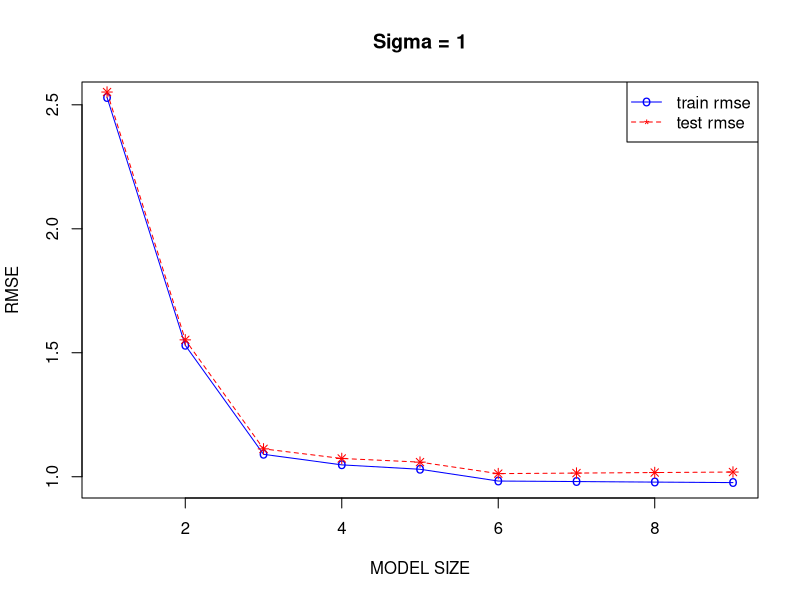
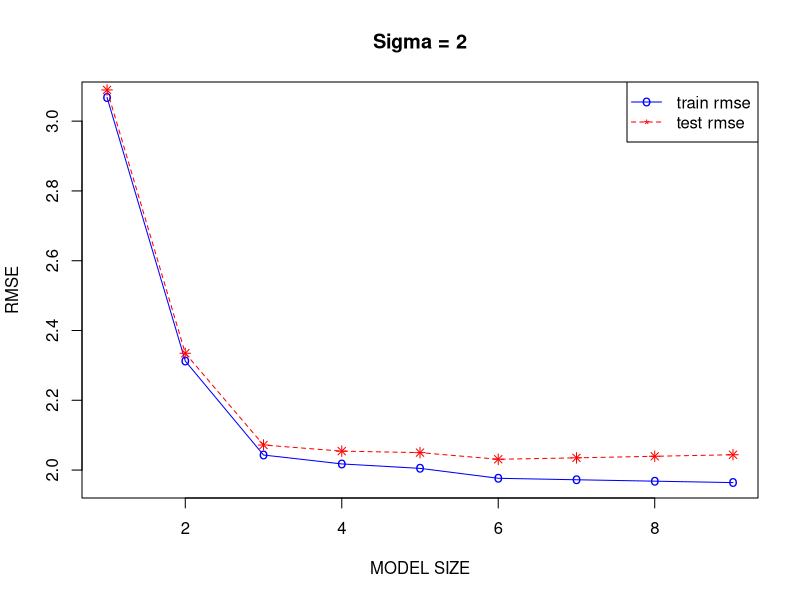
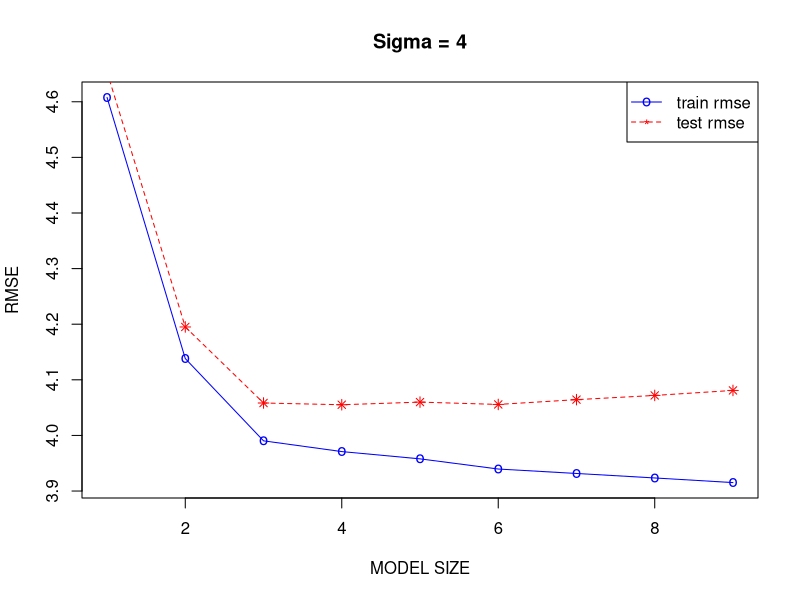
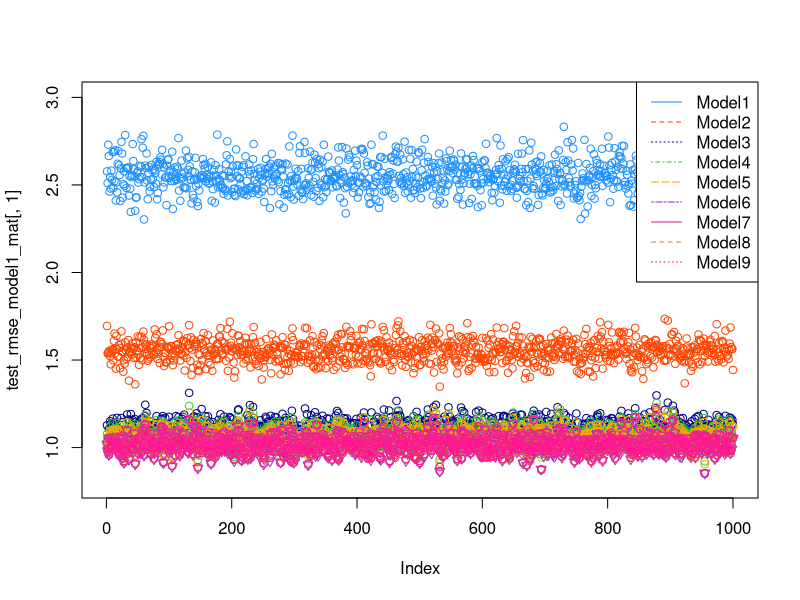
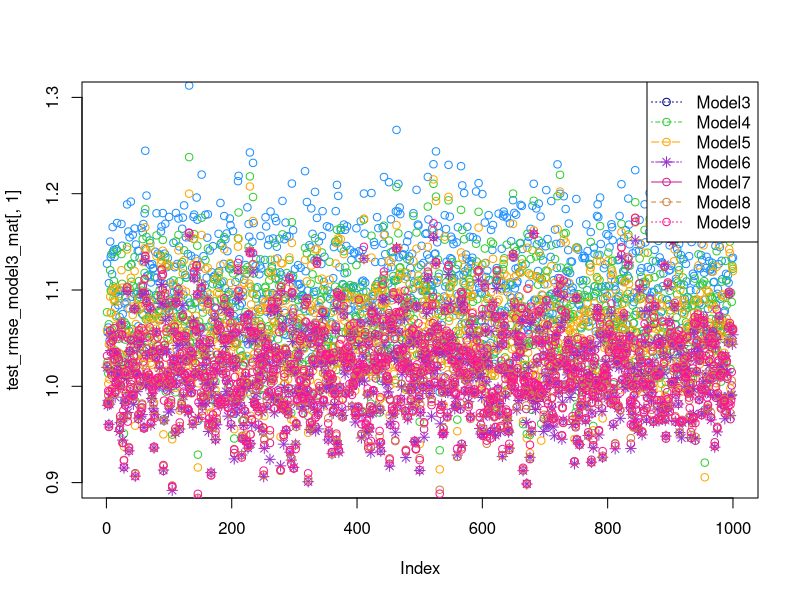
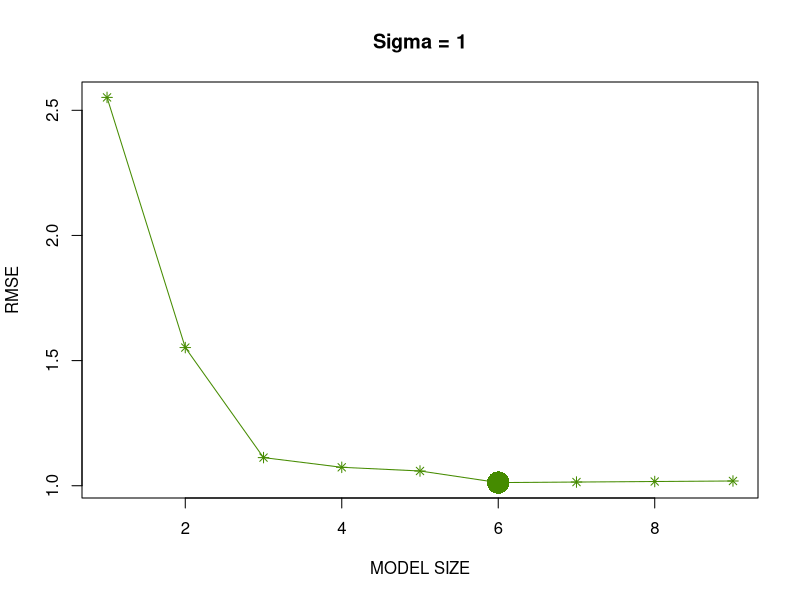
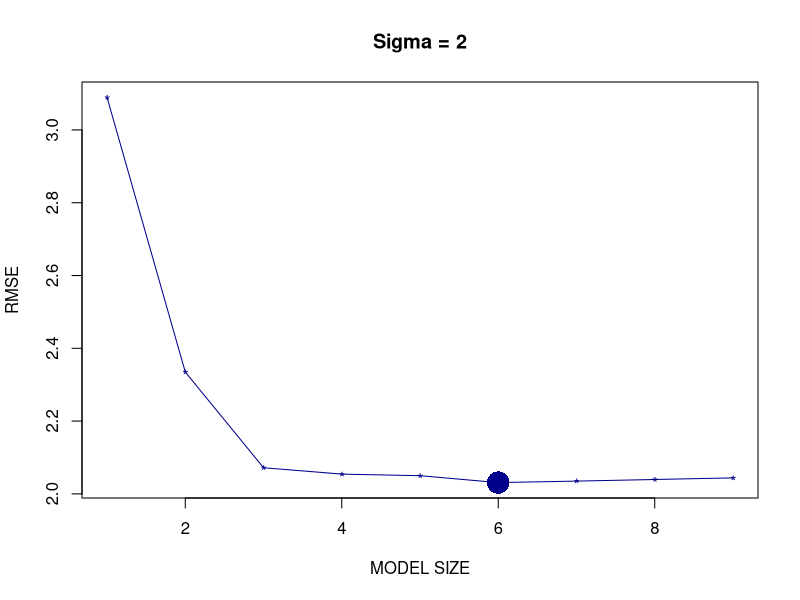
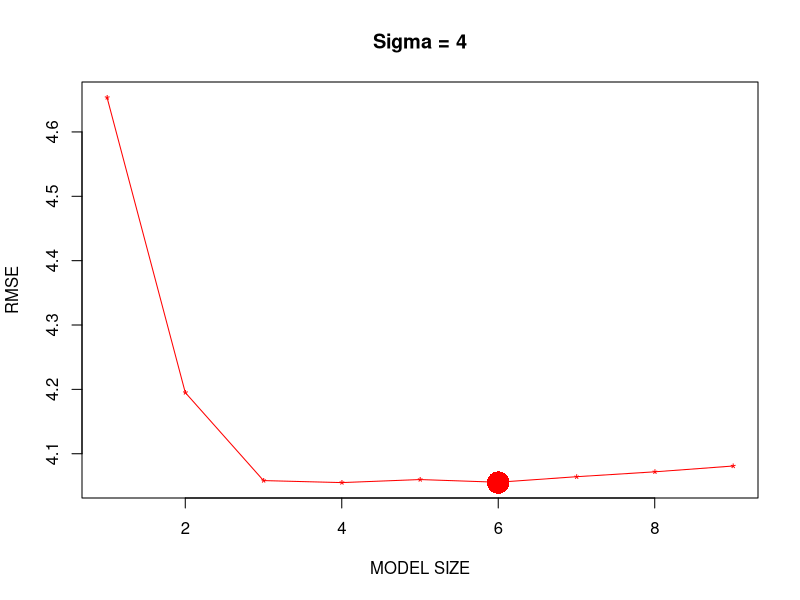

These charts were generated, in order, by the following R code:
## ---- chunk 1
beta_0 = 0
beta_1 = 5
beta_2 = -4
beta_3 = 1.6
beta_4 = -1.1
beta_5 = 0.7
beta_6 = 0.3
n = 500
no_loop = 1000
sigma = c(1,2,4)
sig_data = read.csv("study_2.csv")


mlr_sim = function(data,sd=1){
  epsilon = rnorm(n,mean = 0,sd = sd)
  data[,1] = beta_0 + beta_1 * data[,2] + beta_2 * data[,3] + beta_3 * data[,4] + beta_4 * data[,5] + beta_5 * data[,6] + beta_6 * data[,7] + epsilon
  data
}
train_rmse_model1_mat = cbind(sigma_1=rep(0,no_loop),sigma_2=rep(0,no_loop),sigma_4=rep(0,no_loop))
train_rmse_model2_mat = cbind(sigma_1=rep(0,no_loop),sigma_2=rep(0,no_loop),sigma_4=rep(0,no_loop))
train_rmse_model3_mat = cbind(sigma_1=rep(0,no_loop),sigma_2=rep(0,no_loop),sigma_4=rep(0,no_loop))
train_rmse_model4_mat = cbind(sigma_1=rep(0,no_loop),sigma_2=rep(0,no_loop),sigma_4=rep(0,no_loop))
train_rmse_model5_mat = cbind(sigma_1=rep(0,no_loop),sigma_2=rep(0,no_loop),sigma_4=rep(0,no_loop))
train_rmse_model6_mat = cbind(sigma_1=rep(0,no_loop),sigma_2=rep(0,no_loop),sigma_4=rep(0,no_loop))
train_rmse_model7_mat = cbind(sigma_1=rep(0,no_loop),sigma_2=rep(0,no_loop),sigma_4=rep(0,no_loop))
train_rmse_model8_mat = cbind(sigma_1=rep(0,no_loop),sigma_2=rep(0,no_loop),sigma_4=rep(0,no_loop))
train_rmse_model9_mat = cbind(sigma_1=rep(0,no_loop),sigma_2=rep(0,no_loop),sigma_4=rep(0,no_loop))

test_rmse_model1_mat = cbind(sigma_1=rep(0,no_loop),sigma_2=rep(0,no_loop),sigma_4=rep(0,no_loop))
test_rmse_model2_mat = cbind(sigma_1=rep(0,no_loop),sigma_2=rep(0,no_loop),sigma_4=rep(0,no_loop))
test_rmse_model3_mat = cbind(sigma_1=rep(0,no_loop),sigma_2=rep(0,no_loop),sigma_4=rep(0,no_loop))
test_rmse_model4_mat = cbind(sigma_1=rep(0,no_loop),sigma_2=rep(0,no_loop),sigma_4=rep(0,no_loop))
test_rmse_model5_mat = cbind(sigma_1=rep(0,no_loop),sigma_2=rep(0,no_loop),sigma_4=rep(0,no_loop))
test_rmse_model6_mat = cbind(sigma_1=rep(0,no_loop),sigma_2=rep(0,no_loop),sigma_4=rep(0,no_loop))
test_rmse_model7_mat = cbind(sigma_1=rep(0,no_loop),sigma_2=rep(0,no_loop),sigma_4=rep(0,no_loop))
test_rmse_model8_mat = cbind(sigma_1=rep(0,no_loop),sigma_2=rep(0,no_loop),sigma_4=rep(0,no_loop))
test_rmse_model9_mat = cbind(sigma_1=rep(0,no_loop),sigma_2=rep(0,no_loop),sigma_4=rep(0,no_loop))
train_rmse_mat = cbind(sigma_1=rep(0,9),sigma_2=rep(0,9),sigma_4=rep(0,9))
test_rmse_mat = cbind(sigma_1=rep(0,9),sigma_2=rep(0,9),sigma_4=rep(0,9))

for(s in 1:length(sigma)){
  model1_counter = 0 
  model2_counter = 0 
  model3_counter = 0 
  model4_counter = 0 
  model5_counter = 0 
  model6_counter = 0 
  model7_counter = 0 
  model8_counter = 0 
  model9_counter = 0 
  
  for(i in 1:no_loop){
    epsilon = rnorm(n,mean = 0, sd = sigma[s])
    mlr_data=mlr_sim(sig_data,sd=sigma[s])
    
    trn_idx = sample(1:nrow(mlr_data), 250)
    n_test = nrow(mlr_data) - length(trn_idx)
    
    model1 = lm(y~x1,data=mlr_data[trn_idx,])
    model2 = lm(y~x1+x2,data=mlr_data[trn_idx,])
    model3 = lm(y~x1+x2+x3,data=mlr_data[trn_idx,])
    model4 = lm(y~x1+x2+x3+x4,data=mlr_data[trn_idx,])
    model5 = lm(y~x1+x2+x3+x4+x5,data=mlr_data[trn_idx,])
    model6 = lm(y~x1+x2+x3+x4+x5+x6,data=mlr_data[trn_idx,])
    model7 = lm(y~x1+x2+x3+x4+x5+x6+x7,data=mlr_data[trn_idx,])
    model8 = lm(y~x1+x2+x3+x4+x5+x6+x7+x8,data=mlr_data[trn_idx,])
    model9 = lm(y~x1+x2+x3+x4+x5+x6+x7+x8+x9,data=mlr_data[trn_idx,])
    
    model1_counter = model1_counter + 1
    model2_counter = model2_counter + 1
    model3_counter = model3_counter + 1 
    model4_counter = model4_counter + 1 
    model5_counter = model5_counter + 1
    model6_counter = model6_counter + 1 
    model7_counter = model7_counter + 1
    model8_counter = model8_counter + 1
    model9_counter = model9_counter + 1
    
    newdata_model1 = subset(mlr_data[-trn_idx,],select=c("x1"))
    newdata_model2 = subset(mlr_data[-trn_idx,],select=c("x1","x2"))
    newdata_model3 = subset(mlr_data[-trn_idx,],select=c("x1","x2","x3"))
    newdata_model4 = subset(mlr_data[-trn_idx,],select=c("x1","x2","x3","x4"))
    newdata_model5 = subset(mlr_data[-trn_idx,],select=c("x1","x2","x3","x4","x5"))
    newdata_model6 = subset(mlr_data[-trn_idx,],select=c("x1","x2","x3","x4","x5","x6"))
    newdata_model7 = subset(mlr_data[-trn_idx,],select=c("x1","x2","x3","x4","x5","x6","x7"))
    newdata_model8 = subset(mlr_data[-trn_idx,],select=c("x1","x2","x3","x4","x5","x6","x7","x8"))
    newdata_model9 = subset(mlr_data[-trn_idx,],select=c("x1","x2","x3","x4","x5","x6","x7","x8","x9"))    
    
    train_rmse_model1 = sqrt(sum((mlr_data[trn_idx,]$y - predict(model1))^2) / length(trn_idx))
    train_rmse_model2 = sqrt(sum((mlr_data[trn_idx,]$y - predict(model2))^2) / length(trn_idx))
    train_rmse_model3 = sqrt(sum((mlr_data[trn_idx,]$y - predict(model3))^2) / length(trn_idx))
    train_rmse_model4 = sqrt(sum((mlr_data[trn_idx,]$y - predict(model4))^2) / length(trn_idx))
    train_rmse_model5 = sqrt(sum((mlr_data[trn_idx,]$y - predict(model5))^2) / length(trn_idx))
    train_rmse_model6 = sqrt(sum((mlr_data[trn_idx,]$y - predict(model6))^2) / length(trn_idx))
    train_rmse_model7 = sqrt(sum((mlr_data[trn_idx,]$y - predict(model7))^2) / length(trn_idx))
    train_rmse_model8 = sqrt(sum((mlr_data[trn_idx,]$y - predict(model8))^2) / length(trn_idx))
    train_rmse_model9 = sqrt(sum((mlr_data[trn_idx,]$y - predict(model9))^2) / length(trn_idx))
    train_rmse_model1_mat[i,s] = train_rmse_model1
    train_rmse_model2_mat[i,s] = train_rmse_model2
    train_rmse_model3_mat[i,s] = train_rmse_model3
    train_rmse_model4_mat[i,s] = train_rmse_model4
    train_rmse_model5_mat[i,s] = train_rmse_model5
    train_rmse_model6_mat[i,s] = train_rmse_model6
    train_rmse_model7_mat[i,s] = train_rmse_model7
    train_rmse_model8_mat[i,s] = train_rmse_model8
    train_rmse_model9_mat[i,s] = train_rmse_model9    
    
    test_rmse_model1 = sqrt(sum((mlr_data[-trn_idx,]$y - predict(model1,newdata=newdata_model1))^2) / n_test)
    test_rmse_model2 = sqrt(sum((mlr_data[-trn_idx,]$y - predict(model2,newdata=newdata_model2))^2) / n_test)
    test_rmse_model3 = sqrt(sum((mlr_data[-trn_idx,]$y - predict(model3,newdata=newdata_model3))^2) / n_test)
    test_rmse_model4 = sqrt(sum((mlr_data[-trn_idx,]$y - predict(model4,newdata=newdata_model4))^2) / n_test)
    test_rmse_model5 = sqrt(sum((mlr_data[-trn_idx,]$y - predict(model5,newdata=newdata_model5))^2) / n_test)
    test_rmse_model6 = sqrt(sum((mlr_data[-trn_idx,]$y - predict(model6,newdata=newdata_model6))^2) / n_test)
    test_rmse_model7 = sqrt(sum((mlr_data[-trn_idx,]$y - predict(model7,newdata=newdata_model7))^2) / n_test)
    test_rmse_model8 = sqrt(sum((mlr_data[-trn_idx,]$y - predict(model8,newdata=newdata_model8))^2) / n_test)
    test_rmse_model9 = sqrt(sum((mlr_data[-trn_idx,]$y - predict(model9,newdata=newdata_model9))^2) / n_test)
    test_rmse_model1_mat[i,s] = test_rmse_model1
    test_rmse_model2_mat[i,s] = test_rmse_model2
    test_rmse_model3_mat[i,s] = test_rmse_model3
    test_rmse_model4_mat[i,s] = test_rmse_model4
    test_rmse_model5_mat[i,s] = test_rmse_model5
    test_rmse_model6_mat[i,s] = test_rmse_model6
    test_rmse_model7_mat[i,s] = test_rmse_model7
    test_rmse_model8_mat[i,s] = test_rmse_model8
    test_rmse_model9_mat[i,s] = test_rmse_model9
  }
  
  print (paste("Number of times the model : 1 trained for alpha:",sigma[s]," is: ",model1_counter))
  print (paste("Number of times the model : 2 trained for alpha:",sigma[s]," is: ",model2_counter))
  print (paste("Number of times the model : 3 trained for alpha:",sigma[s]," is: ",model3_counter))
  print (paste("Number of times the model : 4 trained for alpha:",sigma[s]," is: ",model4_counter))
  print (paste("Number of times the model : 5 trained for alpha:",sigma[s]," is: ",model5_counter))
  print (paste("Number of times the model : 6 trained for alpha:",sigma[s]," is: ",model6_counter))  
  print (paste("Number of times the model : 7 trained for alpha:",sigma[s]," is: ",model7_counter))  
  print (paste("Number of times the model : 8 trained for alpha:",sigma[s]," is: ",model8_counter))  
  print (paste("Number of times the model : 9 trained for alpha:",sigma[s]," is: ",model9_counter))  

}
for(s in 1:length(sigma)){
  train_rmse_mat[1,s] = mean(train_rmse_model1_mat[,s])
  train_rmse_mat[2,s] = mean(train_rmse_model2_mat[,s])
  train_rmse_mat[3,s] = mean(train_rmse_model3_mat[,s])
  train_rmse_mat[4,s] = mean(train_rmse_model4_mat[,s])
  train_rmse_mat[5,s] = mean(train_rmse_model5_mat[,s])
  train_rmse_mat[6,s] = mean(train_rmse_model6_mat[,s])
  train_rmse_mat[7,s] = mean(train_rmse_model7_mat[,s])
  train_rmse_mat[8,s] = mean(train_rmse_model8_mat[,s])
  train_rmse_mat[9,s] = mean(train_rmse_model9_mat[,s])  
  
  test_rmse_mat[1,s] = mean(test_rmse_model1_mat[,s])
  test_rmse_mat[2,s] = mean(test_rmse_model2_mat[,s])
  test_rmse_mat[3,s] = mean(test_rmse_model3_mat[,s])
  test_rmse_mat[4,s] = mean(test_rmse_model4_mat[,s])
  test_rmse_mat[5,s] = mean(test_rmse_model5_mat[,s])
  test_rmse_mat[6,s] = mean(test_rmse_model6_mat[,s])
  test_rmse_mat[7,s] = mean(test_rmse_model7_mat[,s])
  test_rmse_mat[8,s] = mean(test_rmse_model8_mat[,s])
  test_rmse_mat[9,s] = mean(test_rmse_model9_mat[,s])
}
## ---- chunk 2
plot(seq(1,9), train_rmse_mat[,1], type="o", col="blue", pch="o", lty=1,main="Sigma = 1",xlab = "MODEL SIZE",ylab = "RMSE")
points(seq(1,9), test_rmse_mat[,1], col="red", pch=8)
lines(seq(1,9), test_rmse_mat[,1], col="red",lty=2)
legend("topright",legend=c("train rmse","test rmse"), col=c("blue","red"),pch=c("o","*"),lty=c(1,2), ncol=1)
## ---- chunk 3
plot(seq(1,9), train_rmse_mat[,2], type="o", col="blue", pch="o", lty=1,main="Sigma = 2",xlab = "MODEL SIZE",ylab = "RMSE")
points(seq(1,9), test_rmse_mat[,2], col="red", pch=8)
lines(seq(1,9), test_rmse_mat[,2], col="red",lty=2)
legend("topright",legend=c("train rmse","test rmse"), col=c("blue","red"),pch=c("o","*"),lty=c(1,2), ncol=1)
## ---- chunk 4
plot(seq(1,9), train_rmse_mat[,3], type="o", col="blue", pch="o", lty=1,main="Sigma = 4",xlab = "MODEL SIZE",ylab = "RMSE")
points(seq(1,9), test_rmse_mat[,3], col="red", pch=8)
lines(seq(1,9), test_rmse_mat[,3], col="red",lty=2)
legend("topright",legend=c("train rmse","test rmse"), col=c("blue","red"),pch=c("o","*"),lty=c(1,2), ncol=1)
## ---- chunk 5
plot(test_rmse_model1_mat[,1],col="dodgerblue",ylim=(c(0.8,3)),pch=1,lty=1,)
points(test_rmse_model2_mat[,1], col="orangered",ylim=(c(0.8,3)),pch=1,lty=2)
points(test_rmse_model3_mat[,1], col="blue4",ylim=(c(0.8,3)),pch=1,lty=3)
points(test_rmse_model4_mat[,1], col="limegreen",ylim=(c(0.8,3)),pch=1,lty=3)
points(test_rmse_model5_mat[,1], col="orange",ylim=(c(0.8,3)),pch=1,lty=4)
points(test_rmse_model6_mat[,1], col="darkorchid",ylim=(c(0.8,3)),pch=6,lty=5)
points(test_rmse_model7_mat[,1], col="violetred",ylim=(c(0.8,3)),pch=1,lty=6)
points(test_rmse_model8_mat[,1], col="tan3",ylim=(c(0.8,3)),pch=1,lty=7)
points(test_rmse_model9_mat[,1], col="deeppink",ylim=(c(0.8,3)),pch=1,lty=8)
legend("topright",legend=c("Model1","Model2","Model3","Model4","Model5","Model6","Model7","Model8","Model9"),col=c("dodgerblue","orangered","blue4","limegreen","orange","darkorchid","violetred","tan3","deeppink"),lty=c(1,2,3,4,5,6,7,8,9))
## ---- chunk 6
plot(test_rmse_model3_mat[,1], col="dodgerblue",ylim=(c(0.9,1.3)),pch=1,lty=3)
points(test_rmse_model4_mat[,1], col="limegreen",ylim=(c(0.9,1.3)),pch=1,lty=3)
points(test_rmse_model5_mat[,1], col="orange",ylim=(c(0.9,1.3)),pch=1,lty=4)
points(test_rmse_model6_mat[,1], col="darkorchid",ylim=(c(0.9,1.3)),pch=8,lty=5)
points(test_rmse_model7_mat[,1], col="violetred",ylim=(c(0.9,1.3)),pch=1,lty=6)
points(test_rmse_model8_mat[,1], col="tan3",ylim=(c(0.9,1.3)),pch=1,lty=7)
points(test_rmse_model9_mat[,1], col="deeppink",ylim=(c(0.9,1.3)),pch=1,lty=8)
legend("topright",legend=c("Model3","Model4","Model5","Model6","Model7","Model8","Model9"),col=c("blue4","limegreen","orange","darkorchid","violetred","tan3","deeppink"),pch=c(1,1,1,8,1,1),lty=c(3,4,5,6,7,8,9))
## ---- chunk 7
plot(seq(1,9), test_rmse_mat[,1], type="o", col="chartreuse4", pch=8, lty=1,main="Sigma = 1",xlab = "MODEL SIZE",ylab = "RMSE")
points(6, min(test_rmse_mat[,1]), col="chartreuse4",pch=16,cex=3) #This is to highlight the point where the RMSE is minimum for sigma = 1
## ---- chunk 8
plot(seq(1,9), test_rmse_mat[,2], type="o", col="blue4", pch="*", lty=1,main="Sigma = 2",xlab = "MODEL SIZE",ylab = "RMSE")
points(6, min(test_rmse_mat[,2]), col="blue4",pch=16,cex=3) #This is to highlight the point where the RMSE is minimum for sigma = 2
## ---- chunk 9
plot(seq(1,9), test_rmse_mat[,3], type="o", col="red", pch="*", lty=1,main="Sigma = 4",xlab = "MODEL SIZE",ylab = "RMSE")
points(6, min(test_rmse_mat[,3]), col="red",pch=16,cex=3) #This is to highlight the point where the RMSE is minimum for sigma = 4
## ---- chunk 10
plot(seq(1,9), test_rmse_mat[,3], col="red",lty=1,ylim=c(0.5,5),xlab="MODEL SIZE",ylab="RMSE")
lines(seq(1,9), test_rmse_mat[,3], col="red",lty=1)
points(6, min(test_rmse_mat[,3]), col="red",pch=16,cex=3) #This is to highlight the point where the RMSE is minimum for sigma = 4
points(seq(1,9), test_rmse_mat[,2], col="blue4",lty=2)
lines(seq(1,9), test_rmse_mat[,2], col="blue4",lty=2)
points(6, min(test_rmse_mat[,2]), col="blue4",pch=16,cex=3) #This is to highlight the point where the RMSE is minimum for sigma = 2
points(seq(1,9), test_rmse_mat[,1], col="chartreuse4",lty=3)
lines(seq(1,9), test_rmse_mat[,1], col="chartreuse4",lty=3)
points(6, min(test_rmse_mat[,1]), col="chartreuse4",pch=16,cex=3) #This is to highlight the point where the RMSE is minimum for sigma = 1
legend("topright",legend=c("sigma = 4","sigma = 2","simga = 1"),col=c("red","blue4","chartreuse4"),lty=c(1,2,3))
